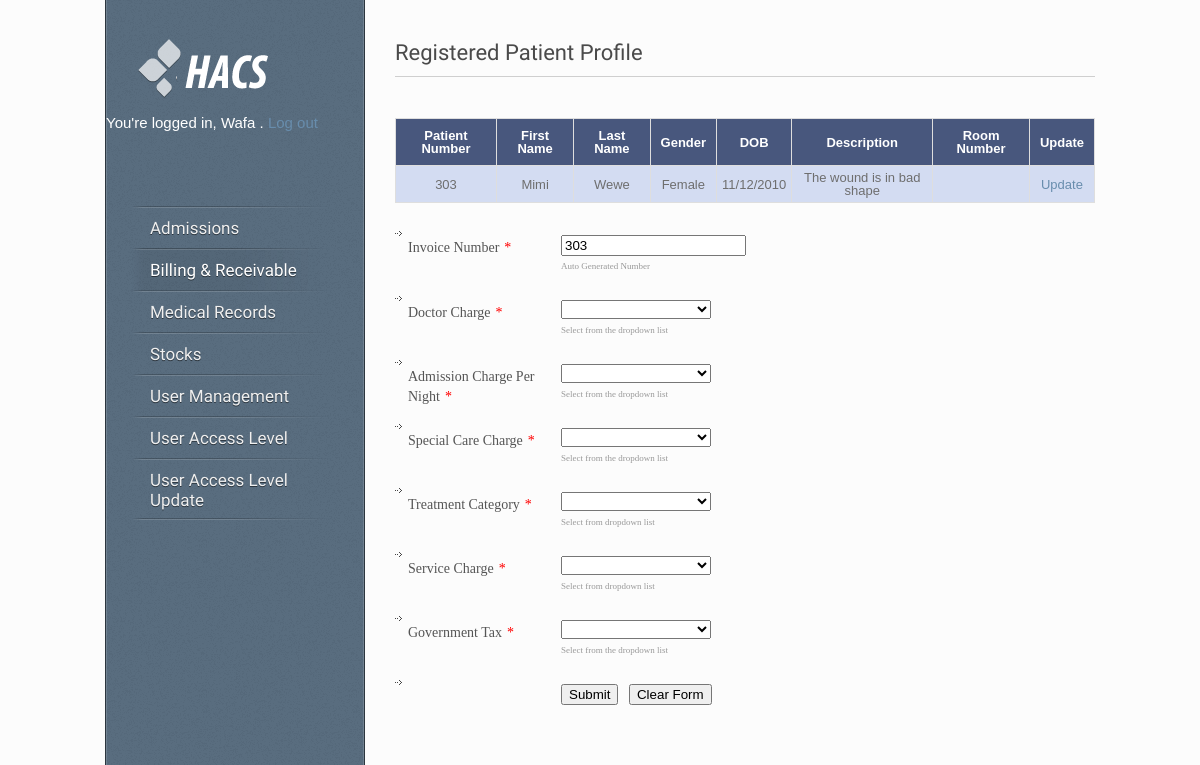
The page /surgical_invoice.php?id=303 (signed in) on the database its author committed.
### tables this page shows
CREATE TABLE IF NOT EXISTS `users` (
  `id` int(10) NOT NULL AUTO_INCREMENT,
  `username` varchar(50) NOT NULL,
  `password` varchar(50) NOT NULL,
  `firstname` varchar(50) NOT NULL,
  `surname` varchar(50) NOT NULL,
  `email` varchar(255) NOT NULL,
  `signup_date` datetime NOT NULL,
  PRIMARY KEY (`id`),
  KEY `username` (`username`)
);

CREATE TABLE IF NOT EXISTS `surgical` (
  `id` int(11) NOT NULL AUTO_INCREMENT,
  `patientNumber` int(11) NOT NULL,
  `patientFirst` varchar(50) NOT NULL,
  `patientLast` varchar(50) NOT NULL,
  `gender` varchar(10) NOT NULL,
  `birthDate` varchar(20) NOT NULL,
  `description` text NOT NULL,
  `surgicalRoom` varchar(10) NOT NULL,
  PRIMARY KEY (`id`)
);

### core.inc.php (called while the page is built, shortened)
<?php
	function loggedin()
	{
		if (isset($_SESSION['user_id']) && !empty($_SESSION['user_id']))
	{
		return true;
	}else
	{
		return false;
	}
	}
	function getuserfield($field)
	{
		$query = "SELECT `$field` FROM `users` WHERE `id`='".$_SESSION['user_id']."'";
		if ($query_run = mysql_query($query))
		{
			if ($query_result = mysql_result($query_run, 0, $field))
			{
				return $query_result;
			}
		}
	}
		function checkadmission()
	{
		$check = mysql_query("SELECT admission FROM access WHERE userid = '".$_SESSION['user_id']."'");
		while ($row = mysql_fetch_array($check))
		{
			$admission = $row['admission'];
			if ($admission == 1)
			{
				return true;
			}
			else
			{
				return false;
			}
		}
	}
	function checkbill()
	{
		$check = mysql_query("SELECT bill FROM access WHERE userid = '".$_SESSION['user_id']."'");
		while ($row = mysql_fetch_array($check))
		{
			$bill = $row['bill'];
			if ($bill == 1)
			{
				return true;
			}
			else
			{
				return false;
			}
		}
	}
	function checkmedical()
	{
		$check = mysql_query("SELECT medical FROM access WHERE userid = '".$_SESSION['user_id']."'");
		while ($row = mysql_fetch_array($check))
		{
			$medical = $row['medical'];
			if ($medical == 1)
			{
				return true;
			}
			else
			{
				return false;
			}
		}
	}
	function checkstocks()
	{
		$check = mysql_query("SELECT stocks FROM access WHERE userid = '".$_SESSION['user_id']."'");
		while ($row = mysql_fetch_array($check))
		{
			$stocks = $row['stocks'];
			if ($stocks == 1)
			{
				return true;
			}
			else
			{
				return false;
			}
		}
	}
	function checkpatient()
	{
		$check = mysql_query("SELECT patient FROM access WHERE userid = '".$_SESSION['user_id']."'");
		while ($row = mysql_fetch_array($check))
		{
			$patient = $row['patient'];
			if ($patient == 1)
			{
				return true;
			}
			else
			{
				return false;
			}
		}
	}
	function checkadmin()
	{
		$check = mysql_query("SELECT admin FROM access WHERE userid = '".$_SESSION['user_id']."'");
		while ($row = mysql_fetch_array($check))
		{
			$admin = $row['admin'];
			if ($admin == 1)
			{
				return true;
			}
			else
			{
				return false;
			}
		}
	}
?>

### surgical_invoice.php (the view, shortened to what this page needs)
<?php
	require 'core.inc.php';
	if (loggedin())
	{
?>
<!DOCTYPE HTML>
<html lang="en-US">
<head>
<link rel="stylesheet" type="text/css" href="style.css" media="all" />
<link type="text/css" rel="stylesheet" href="css/styles/form.css?v3.1.19"/>
<link href="css/calendarview.css?v3.1.19" rel="stylesheet" type="text/css" />
<link type="text/css" rel="stylesheet" href="http://cdn.jotfor.ms/css/styles/nova.css?3.1.19" />
<link type="text/css" media="print" rel="stylesheet" href="http://cdn.jotfor.ms/css/printForm.css?3.1.19" />
</head>
<body>
<div id="wrapper">
	<div id="sidebar">
		 <div id="logo"><a href="index.php"><img src="style/images/logo.png" alt="Hospital Access Control System" /></a></div>
		<?php
			$firstname = getuserfield('firstname');
			$firstname_decrypted = base64_decode($firstname);
			echo '<br /><p style="color:white; font-size: 15px;">You\'re logged in,  '.$firstname_decrypted.' . <a href="logout.php">Log out</a></p><br>' ;
		?>
    <div id="menu" class="menu-v">
      <ul>
		<?php if (checkadmission()) { ?>
        <li><a href="index.php">Admissions</a>
        </li>
		<?php
			}else
			{
		?>		<li><a href="#" style="color: red;"><?php echo 'Permission Denied'; ?></a></li>
		<?php
			}
		?>
		<?php if (checkbill()) { ?>
        <li><a href="bill_receivable.php" class="active">Billing & Receivable</a>
        </li>
		<?php
			}else
			{
		?>		<li><a href="#" style="color: red;"><?php echo 'Permission Denied'; ?></a></li>
		<?php
			}
		?>
		<?php if (checkmedical()) { ?>
        <li><a href="medical.php">Medical Records</a></li>
		<?php
			}else
			{
		?>		<li><a href="#" style="color: red;"><?php echo 'Permission Denied'; ?></a></li>
		<?php
			}
		?>
		<?php if (checkstocks()) { ?>
        <li><a href="stocks.php">Stocks</a>
        </li>
		<?php
			}else
			{
		?>		<li><a href="#" style="color: red;"><?php echo 'Permission Denied'; ?></a></li>
		<?php
			}
		?>
		<?php if (checkpatient()) { ?>
        <li><a href="#">User Management</a>
		</li>
		<?php
			}else
			{
		?>		<li><a href="#" style="color: red;"><?php echo 'Permission Denied'; ?></a></li>
		<?php
			}
		?>
		<?php if (checkadmin()) { ?>
			<li><a href="access.php">User Access Level</a></li>
			<li><a href="access_update.php">User Access Level Update</a></li>
		<?php
			}else
			{
		?>		<li><a href="#" style="color: red;"><?php echo 'Permission Denied'; ?></a></li>
		<?php
			}
		?>
      </ul>
    </div>
	</div>
	<div id="content">
	<h1 class="title">Registered Patient Profile</h1>
	<div class="line"></div>
	<?php if (checkadmin()) { ?>
	<div id="container">
		<div id="main">
			<table>
				<tr>
					<th>Patient Number</th>
					<th>First Name</th>
					<th>Last Name</th>
					<th>Gender</th>
					<th>DOB</th>
					<th>Description</th>
					<th>Room Number</th>
					<th>Update</th>
				</tr>
				<?php
					$patientNumber = $_GET['id'];
					$sql = "SELECT * FROM surgical WHERE patientNumber='$patientNumber'";
					$query =  mysql_query($sql) or die(mysql_error());
					while ($rows = mysql_fetch_assoc($query))
					{
						$patientNumber = $rows['patientNumber'];
						$patientFirst = $rows['patientFirst'];
						$patientLast = $rows['patientLast'];
						$gender = $rows['gender'];
						$birthDate = $rows['birthDate'];
						$description = $rows['description'];
						$surgicalRoom = $rows['surgicalRoom'];
						$patientFirst_decrypted = base64_decode($patientFirst);
						$patientLast_decrypted = base64_decode($patientLast);
						$gender_decrypted = base64_decode($gender);
						$birthDate_decrypted = base64_decode($birthDate);
						$description_decrypted = base64_decode($description);
						$surgicalRoom_decrypted = base64_decode($surgicalRoom);
				?>
					<tr>
						<td><?php echo $patientNumber; ?></td>
						<td><?php echo $patientFirst_decrypted; ?></td>
						<td><?php echo $patientLast_decrypted; ?></td>
						<td><?php echo $gender_decrypted; ?></td>
						<td><?php echo $birthDate_decrypted; ?></td>
						<td><?php echo $description_decrypted; ?></td>
						<td><?php echo $surgicalRoom_decrypted; ?></td>
						<td><a href="update.php?id=<?php echo $rows['id']; ?>">Update</a></td>
					</tr>
			</table>
		</div>
	</div>
	<form class="jotform-form" action="surgical_invoice.php" method="post" name="form_32743415307450" id="32743415307450" accept-charset="utf-8">
	  <div class="form-all">
		<ul class="form-section">
		  <li class="form-line" id="id_1">
			<label class="form-label-left" id="label_1" for="input_1">
			  Invoice Number<span class="form-required">*</span>
			</label>
			<div id="cid_1" class="form-input"><span class="form-sub-label-container"><input type="text" readonly="readonly" class="form-readonly  form-textbox validate[required]" data-type="input-textbox" id="input_1" name="patientNumber" size="20" value="<?php echo $patientNumber; } ?>" />
				<label class="form-sub-label" for="input_1"> Auto Generated Number </label></span>
			</div>
		  </li>
		  <li class="form-line" id="id_9">
			<label class="form-label-left" id="label_9" for="input_9">
			  Doctor Charge<span class="form-required">*</span>
			</label>
			<div id="cid_9" class="form-input"><span class="form-sub-label-container"><select class="form-dropdown validate[required]" style="width:150px" id="input_9" name="doctorCharge">
				  <option value="">  </option>
				  <option value="20"> Normal Service </option>
				</select>
				<label class="form-sub-label" for="input_9"> Select from the dropdown list </label></span>
			</div>
		  </li>
		  <li class="form-line" id="id_4">
			<label class="form-label-left" id="label_4" for="input_4">
			  Admission Charge Per Night<span class="form-required">*</span>
			</label>
			<div id="cid_4" class="form-input"><span class="form-sub-label-container"><select class="form-dropdown validate[required]" style="width:150px" id="input_4" name="admissionCharge">
				  <option value="">  </option>
				  <option value="50"> Normal Service </option>
				</select>
				<label class="form-sub-label" for="input_4"> Select from the dropdown list </label></span>
			</div>
		  </li>
		  <li class="form-line" id="id_5">
			<label class="form-label-left" id="label_5" for="input_5">
			  Special Care Charge<span class="form-required">*</span>
			</label>
			<div id="cid_5" class="form-input"><span class="form-sub-label-container"><select class="form-dropdown validate[required]" style="width:150px" id="input_5" name="specialCare">
				  <option value="">  </option>
				  <option value="30"> Normal Service </option>
				</select>
				<label class="form-sub-label" for="input_5"> Select from the dropdown list </label></span>
			</div>
		  </li>
		  <li class="form-line" id="id_6">
			<label class="form-label-left" id="label_6" for="input_6">
			  Treatment Category<span class="form-required">*</span>
			</label>
			<div id="cid_6" class="form-input"><span class="form-sub-label-container"><select class="form-dropdown validate[required]" style="width:150px" id="input_6" name="treatmentCategory">
				  <option value="">  </option>
				  <option value="50"> Class A </option>
				</select>
				<label class="form-sub-label" for="input_6"> Select from dropdown list </label></span>
			</div>
		  </li>
		  <li class="form-line" id="id_7">
			<label class="form-label-left" id="label_7" for="input_7">
			  Service Charge<span class="form-required">*</span>
			</label>
			<div id="cid_7" class="form-input"><span class="form-sub-label-container"><select class="form-dropdown validate[required]" style="width:150px" id="input_7" name="serviceCharge">
				  <option value="">  </option>
				  <option value="20"> New Patient </option>
				</select>
				<label class="form-sub-label" for="input_7"> Select from dropdown list </label></span>
			</div>
		  </li>
		  <li class="form-line" id="id_8">
			<label class="form-label-left" id="label_8" for="input_8">
			  Government Tax<span class="form-required">*</span>
			</label>
			<div id="cid_8" class="form-input"><span class="form-sub-label-container"><select class="form-dropdown validate[required]" style="width:150px" id="input_8" name="governmentTax">
				  <option value="">  </option>
				  <option value="5"> Flat Rate </option>
				</select>
				<label class="form-sub-label" for="input_8"> Select from the dropdown list </label></span>
			</div>
		  </li>
		  <li class="form-line" id="id_2">
			<div id="cid_2" class="form-input-wide">
			  <div style="margin-left:156px" class="form-buttons-wrapper">
				<button id="input_2" type="submit" name="submit" class="form-submit-button">
				  Submit
				</button>
				<button id="input_reset_2" type="reset" class="form-submit-reset">
				  Clear Form
				</button>
			  </div>
			</div>
		  </li>
		</ul>
	  </div>
	</form>
	<?php
		}else
		{
	?>		<center><h2 style="color: red;">Permission Denied</h2></center>
	<?php
		}
	?>
</div>
</body>
</html>
<?php
	}else
	{
		require 'loginform.inc.php';
	}
?>

### style.css (style rules this page uses)
html, body, div, span, applet, object, iframe, h1, h2, h3, h4, h5, h6, p, blockquote, pre, a, acronym, address, big, cite, code, del, dfn, em, font, img, ins, kbd, q, s, samp, small, strike, strong, tt, var, b, u, i, center, dl, dt, dd, ol, ul, li, fieldset, form, label, legend { margin:0; padding:0; border:0; outline:0; font-size:100%; vertical-align:baseline; background:transparent }
body { line-height:1 }
ol, ul { list-style:none }
table { border-collapse:collapse; border-spacing:0 }
th, td { margin:0; padding:0 }
html, body { height: 100%; }
body { background-color: #FCFCFC; font-family:Arial, sans-serif; font-size: 13px; color: #585858; }
p { line-height: 20px; margin-bottom: 20px; }
a { color: #688dad; text-decoration: none; }
h1, h2, h3, h4, h5, h6 { font-family: 'Amaranth', sans-serif; color: #4a4a4a; font-weight: normal; margin: 0 0 10px 0; }
h1 { font-size: 22px; line-height: 26px; }
h1.title { padding: 0; }
img { display: block; }
.line { background: transparent url(style/images/line.png) repeat-x; height: 2px; padding: 20px 0 0 0; line-break: 0px; }
ul { line-height: 20px; margin-bottom: 20px; }
ul li { background: transparent url(style/images/bullet.png) left 8px no-repeat; padding-left: 15px; }
#wrapper { width: 990px; margin: 0 auto; overflow: hidden; }
#content { width: 700px; float: right; padding: 40px 0 20px 0; }
#sidebar { width: 258px; background: #596d7f url(style/images/noize.png) repeat 100% 0; -webkit-box-shadow: inset 0px 0px 0px 1px rgba(255, 255, 255, 0.15); -moz-box-shadow: inset 0px 0px 0px 1px rgba(255, 255, 255, 0.15); box-shadow: inset 0px 0px 0px 1px rgba(255, 255, 255, 0.15); border-left: 1px solid rgba(0, 0, 0, 0.50); border-right: 1px solid rgba(0, 0, 0, 0.50); float: left; position: fixed; margin-top: -1px; z-index: 100; }
#logo { text-align: left; padding: 40px 32px 0 32px; }
#logo a { border: none; }
#logo img { display: inline; }
#menu { float: left; text-align: left; font-family: 'Amaranth', sans-serif; font-size: 17px; margin-top: 40px; margin-bottom: 50px; position: relative; z-index: 100; padding: 0 0 0 24px; text-shadow: 0px 1px 0px rgba(0, 0, 0, 0.5); }
.menu-v ul { margin: 0; padding: 0; list-style-type: none; width: 200px; background: transparent url(style/images/menu-line.png) no-repeat center bottom; }
.menu-v ul li { position: relative; padding-right: 5px; background: transparent url(style/images/menu-line.png) no-repeat center top; padding: 0; }
.menu-v ul li a { display: block; color: white; text-decoration: none; padding: 12px 0 10px 20px; padding-right: 17px; background: transparent; color: #f0f0f0; text-decoration: none; border: none; }
.menu-v ul li a.active, .menu-v ul li a.selected, .menu-v ul li a:hover { text-decoration: none; background: transparent url(style/images/menu-hover.png) repeat-y left top; color: #fff; }
table { width: 100%; border-collapse: collapse; margin-bottom: 20px; color: #6e6e6e; border-bottom:1px solid #dedede; }
table td { padding: 8px 10px; border-right:1px solid #dedede; }
table th { padding: 10px; text-align: left; border-right:1px solid #dedede; font-weight: normal; }
table tr { border-left:1px solid #dedede; border-top:1px solid #dedede; }

### css/styles/form.css (style rules this page uses)
.form-all { list-style: none; list-style-position: outside; margin: 0px; font-family: Verdana; font-size: 12px; }
.form-submit-button, .form-submit-reset, .form-submit-print, .form-screen-button { margin:0px; overflow:visible; padding:1px 6px; width:auto; }
.form-label-left { float:left; display:inline-block; text-align:left; padding:3px; white-space:normal; }
.form-section, .form-section-closed { list-style:none; list-style-position:outside; margin:0px; padding:0px; position:relative; zoom:1; clear:both; }
.form-input { display:inline-block; }
.form-line { clear:both; padding:10px; margin:0px; display:block; width:97%; width:-moz-available; position:relative; }
.form-required { margin-left: 5px; color: red; }
.form-sub-label-container { display:inline-block; margin-right:5px; white-space: nowrap; }
.form-sub-label { color:#999999; display:block; font-size:9px; }

### surgical_invoice.php (style rules this page uses)
.form-label-left { width:150px !important; }
.form-line { padding-top:12px; padding-bottom:12px; }
.form-all { width:650px; color:#555 !important; font-family:'Lucida Grande'; font-size:14px; }
#main table th { padding: 10px; background-color: #48577D; color: #FFFFFF; text-align: center; font-weight: bold; }
#main table td { padding: 5px; text-align: center; }
#main table tr { background-color: #D3DCF2; }

### rows shown on the page
users: firstname "Wafa"
surgical: patientNumber "303", patientFirst "Mimi", patientLast "Wewe", gender "Female", birthDate "11/12/2010", description "The wound is in bad shape"
